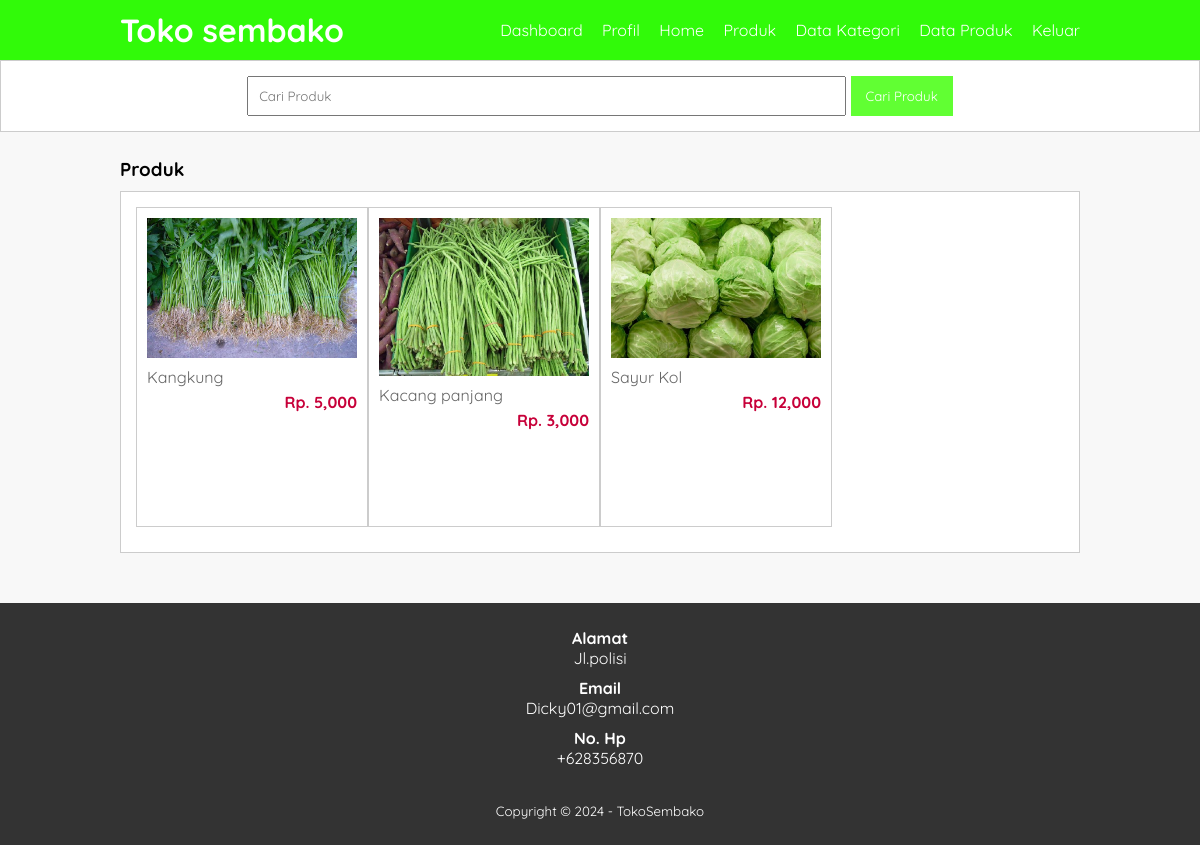
/produk.php?kat=19, run on the app's committed database.
### tables this page shows
CREATE TABLE `tb_product` (
  `product_id` int(11) NOT NULL,
  `category_id` int(11) NOT NULL,
  `product_name` varchar(100) NOT NULL,
  `product_price` int(11) NOT NULL,
  `product_description` text NOT NULL,
  `product_image` varchar(100) NOT NULL,
  `product_status` tinyint(1) NOT NULL,
  `date_created` timestamp NOT NULL DEFAULT current_timestamp()
);

### produk.php (the view, shortened to what this page needs)
<?php
	include 'db.php';
	$kontak = mysqli_query($conn, "SELECT admin_telp, admin_email, admin_address FROM tb_admin WHERE admin_id = 1");
	$a = mysqli_fetch_object($kontak);
 ?>
<!DOCTYPE html>
<html>
<head>
	<link rel="stylesheet" type="text/css" href="css/style.css">
</head>
<body>
	<header>
		<div class="container">
		<h1><a href="dashboard.php">Toko sembako</a></h1>
		<ul>
			<li><a href="dashboard.php">Dashboard</a></li>
			<li><a href="profil.php">Profil</a></li>
			<li><a href="index.php">Home</a></li>
			<li><a href="produk.php">Produk</a></li>
			<li><a href="data-kategori.php">Data Kategori</a></li>
			<li><a href="data-produk.php">Data Produk</a></li>
			<li><a href="keluar.php">Keluar</a></li>
		</ul>
		</div>
	</header>
	<div class="search">
		<div class="container">
			<form action="produk.php">
				<input type="text" name="search" placeholder="Cari Produk" value="<?php echo $_GET['search'] ?>">
				<input type="submit" name="cari" value="Cari Produk">
			</form>
		</div>
	</div>
		<div class="section">
			<div class="container">
				<h3>Produk</h3>
				<div class="box">
					<?php
						if($_GET['search'] !='' || $_GET['kat'] != ''){
							$where = "AND product_name LIKE '%".$_GET['search']."%' AND category_id LIKE '%".$_GET['kat']."%' ";
						}
						$produk = mysqli_query($conn, "SELECT * FROM tb_product WHERE product_status = 1 $where ORDER BY product_id DESC");
						if(mysqli_num_rows($produk) > 0){
							while($p = mysqli_fetch_array($produk)){
					 ?>
					 	<a href="detail-produk.php?id=<?php echo $p['product_id'] ?>">
						<div class="col-4">
							<img src="produk/<?php echo $p['product_image'] ?>">
							<p class="nama"><?php echo substr($p['product_name'], 0, 30) ?></p>
							<p class="harga">Rp. <?php echo number_format($p['product_price']) ?></p>
						</div>
						</a>
					<?php }}else{ ?>
						<p>Produk Tidak Ada</p>
						<?php } ?>
				</div>
			</div>
		</div>
		<div class="footer">
			<div class="container">
				<h4>Alamat</h4>
				<p><?php echo $a->admin_address ?></p>
				<h4>Email</h4>
				<p><?php echo $a->admin_email ?></p>
				<h4>No. Hp</h4>
				<p><?php echo $a->admin_telp ?></p>
				<small>Copyright &copy; 2024 - TokoSembako</small>
			</div>
		</div>
</body>
</html>

### css/style.css (style rules this page uses)
* { padding:0; margin:0; font-family: 'Quicksand', sans-serif; }
body { background-color: #f8f8f8; }
a { color: inherit; text-decoration: none; }
header { background-color: #31FA09; color: #fff; }
header h1 { float: left; padding:10px 0; }
header ul { float: right; }
header ul li { display: inline-block; }
header ul li a { padding:20px 0 20px 15px; display: inline-block; }
.container { width: 80%; margin:0 auto; }
.container:after { content: ''; display: block; clear: both; }
.section { padding:25px 0; }
.box { background-color: #fff; border:1px solid #ccc; padding:15px; box-sizing: border-box; margin:10px 0 25px 0; }
.box:after { content: ''; display: block; clear: both; }
.search { padding:15px 0; background-color: #fff; border:1px solid #ccc; text-align: center; }
.search input[type=text] { width: 60%; padding:10px; }
.search input[type=submit] { padding:12px 15px; background-color: #61FF33; color:#fff; border:none; cursor: pointer; }
.col-4 { width:25%; height: 320px; border:1px solid #ccc; float: left; padding:10px; box-sizing: border-box; margin-bottom:10px; }
.col-4 img { width: 100%; margin-bottom: 5px; }
.col-4 .nama { color: #666; margin-bottom:5px; }
.col-4 .harga { font-weight: bold; color: #C70039; float: right; }
.footer { padding:25px 0; background-color: #333; color: #fff; text-align: center; }
.footer p { margin-bottom: 10px; }
.footer small { margin-top: 25px; display: inline-block; }

### data on the page
tb_product: product_image (picture), product_name "Kangkung", product_price "5,000"
tb_product: product_image (picture), product_name "Kacang panjang", product_price "3,000"
tb_product: product_image (picture), product_name "Sayur Kol", product_price "12,000"

### other printed values
$a->admin_address "Jl.polisi"
$a->admin_email "Dicky01@gmail.com"
$a->admin_telp "+628356870"
